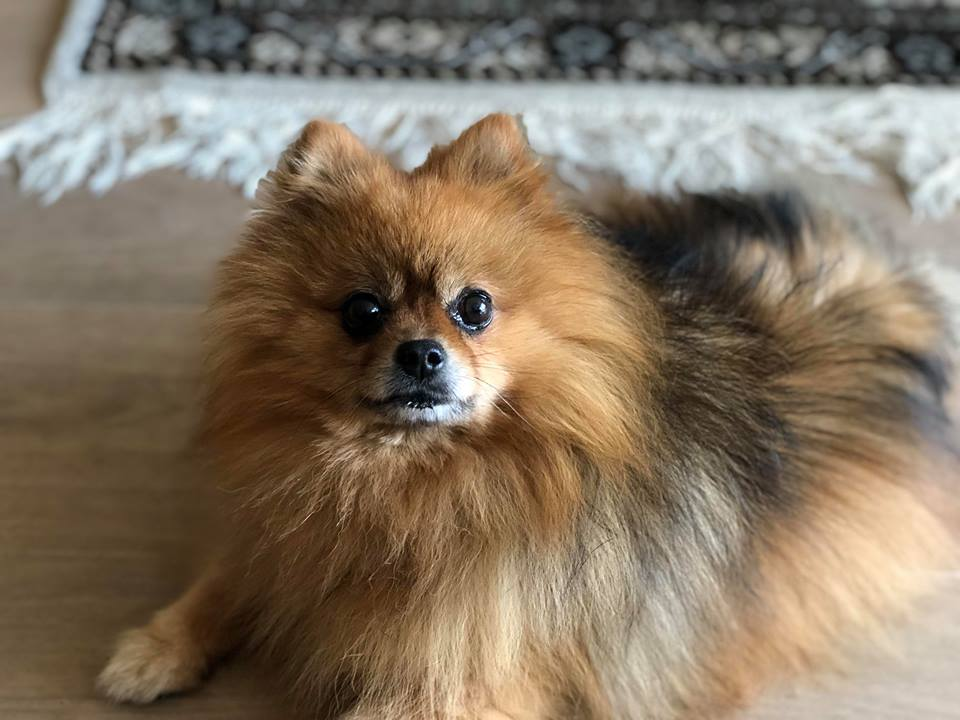
%> input picture images/max_original.jpg, 960 x 720 px
$ octave SVD_Compression_Grayscale.m   (GNU Octave 9; MATLAB toolbox functions it lacks are replaced by stand-ins)
%> lines starting %> are read from the running program, lines starting %| are printed output that depends on the picture
clear;close all;clc;

img = imread('images/max_original.jpg');
%> img is the input picture: size 720x960x3 uint8; mean R, G, B 132.7, 117.5, 99
doubleImg = double(img);
figure(1);
imshow(img)
title('Original Image')
img_gray = rgb2gray(doubleImg);
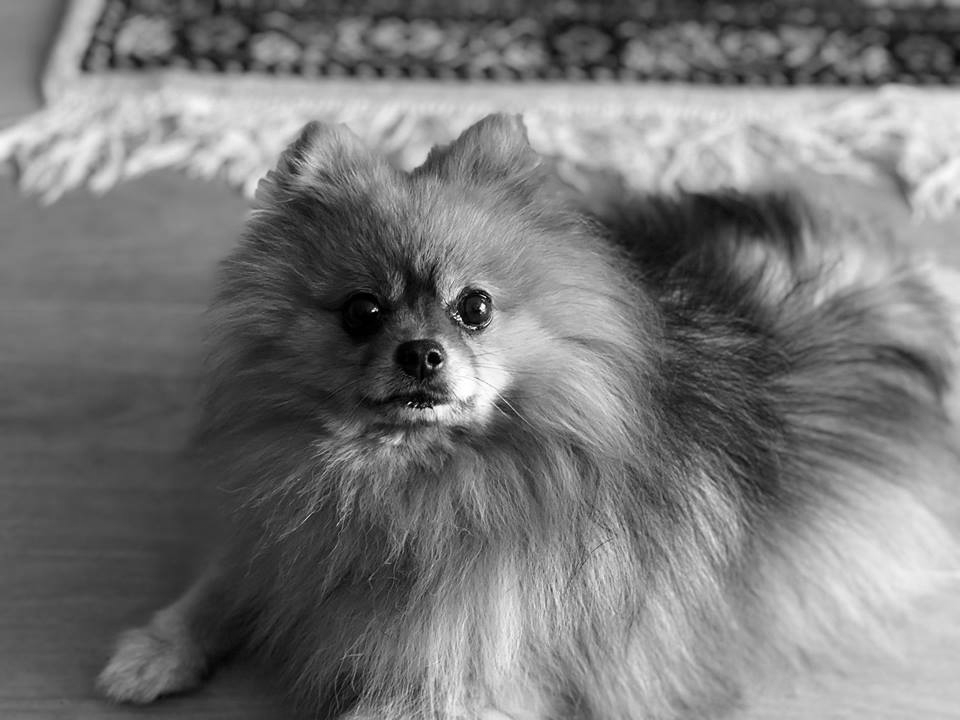
%> img_gray: size 720x960 double; min 0, max 255, mean 119.9

rankings = [10,20,30,40,50];
for i= 1:length(rankings)
    [U,S,V] = svds(img_gray,rankings(i));
    SVD = U*S*V';

    figure(i+1);
    imshow(uint8(SVD))
    header=(['Rank: ',num2str(rankings(i))]);
    title(header)
end
%> this loop made 5 passes
%> pass 1, `imshow(uint8(SVD))`:
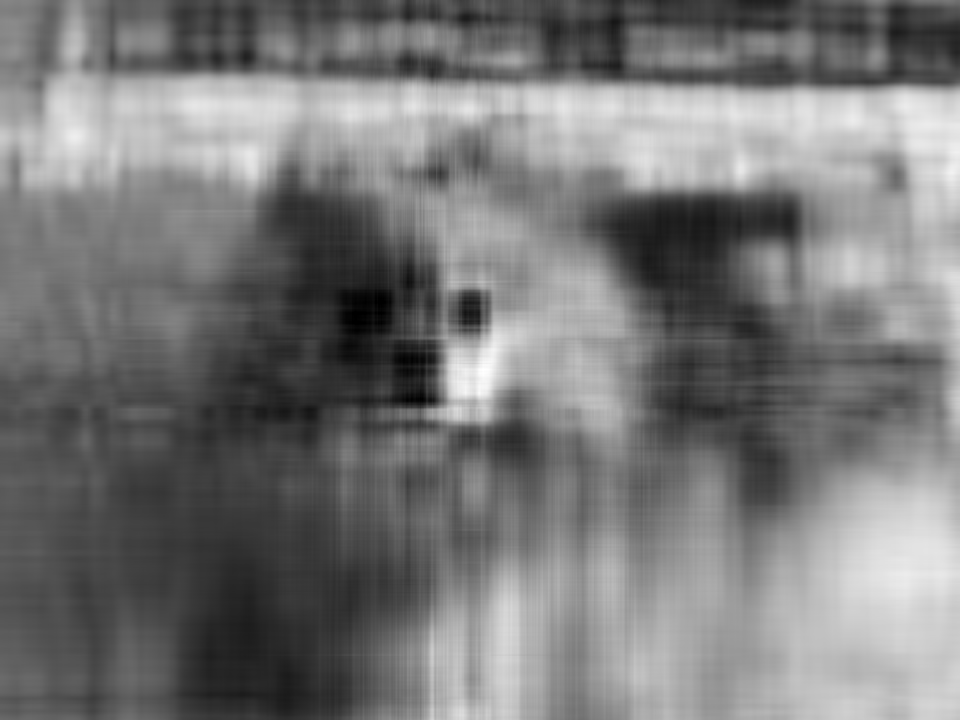
%> displayed picture: size 720x960, on the screen's scale of 0 to 255; min 0, max 255, mean 119.9; mean of the top-left, top-right, bottom-left and bottom-right quarters 121.7, 132.5, 77.8, 147.7
